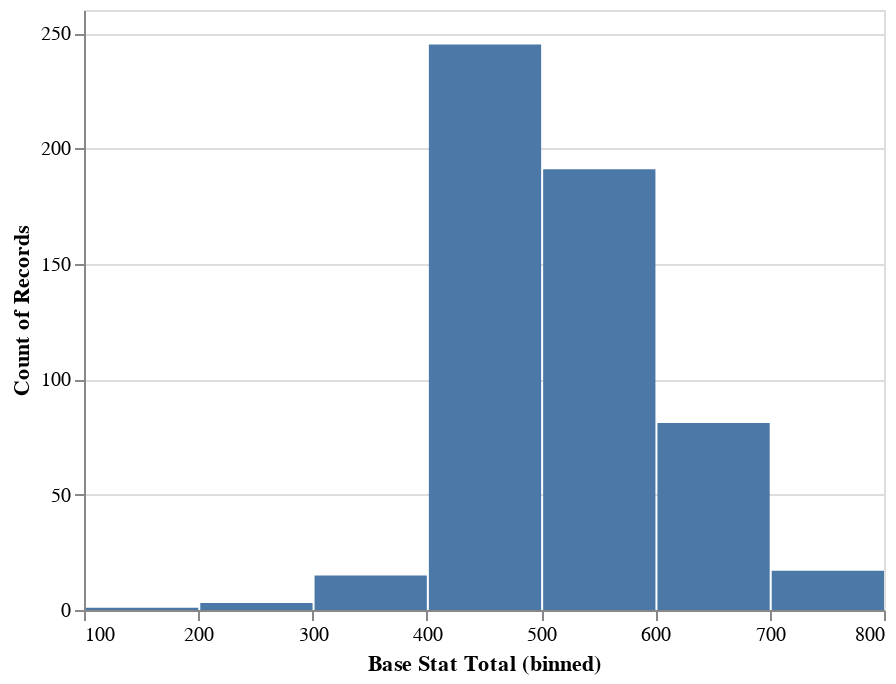

Write notebook code for a chart like this one.
### Code cell
alt.Chart(df).mark_bar().encode(
    x=alt.X('Base Stat Total', bin=True),
    y='count()'
)

### Figure 1 — Vega-Lite specification as saved in the notebook (floating-point values rounded to 4 significant figures; data arrays with more than 128 entries replaced by an {"elided": "..."} marker saying what was removed)
{"config": {"view": {"continuousWidth": 400, "continuousHeight": 300}}, "data": {"name": "data-4ba12c371029303f29772324f5d63a54"}, "mark": "bar", "encoding": {"x": {"bin": true, "field": "Base Stat Total", "type": "quantitative"}, "y": {"aggregate": "count", "type": "quantitative"}}, "$schema": "https://vega.github.io/schema/vega-lite/v4.17.0.json", "datasets": {"data-4ba12c371029303f29772324f5d63a54": {"elided": "553 records"}}}
